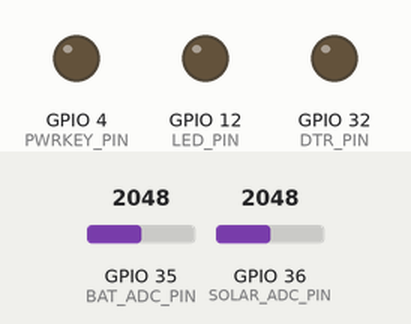
The sketch below on a simulated ESP32. Parts: output pins drawn as LEDs (lit = HIGH). The test bench sets the inputs (shaded band); at power-on: GPIO 35 (BAT_ADC_PIN) = 2048, GPIO 36 (SOLAR_ADC_PIN) = 2048 (analog values on the 0–4095 scale). No MQTT or app messages arrive unless stated; nothing arrives over Bluetooth unless stated; what the sketch prints to the serial monitor is not drawn.

Above: at 0.0 s.
At 3.6 s:
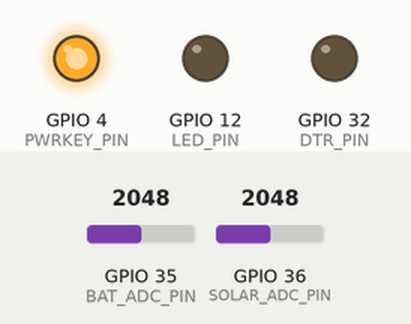
At 10.19 s:
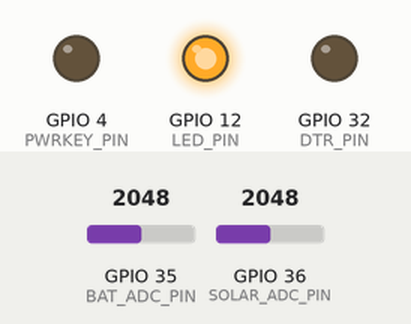
Timing chart, 0 to 11.8 s (numbered marks = the images above):
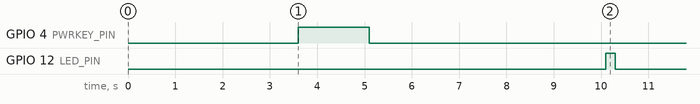

Measured:
- by itself, GPIO 4 (PWRKEY_PIN): LOW → HIGH at 3.6 s, → LOW 1.5 s later
- by itself, GPIO 12 (LED_PIN): LOW → HIGH at 10.1 s, → LOW 0.20 s later

The sketch:

phase2-bt.ino
```cpp
// Phase 2 — sleep/wake skeleton
//
// One complete tracker cycle, then deep sleep:
//   wake (RTC timer) → read battery → power modem ON → network → GPS fix
//   → MQTT publish → power modem OFF → deep sleep
//
// No modem.restart(): the modem is powered up via PWRKEY at cycle start
// and powered down via AT+CPOF at cycle end, so between cycles both the
// ESP32 (deep sleep, ~µA) and the modem (power off, ~µA) draw almost nothing.
//
// Libraries: TinyGSM, PubSubClient

#define TINY_GSM_MODEM_SIM7600
#include <TinyGsmClient.h>
#include <PubSubClient.h>
#include <BluetoothSerial.h>

// On-battery debug: mirror logs over Bluetooth SPP ("bike-01-debug")
BluetoothSerial btLog;

void logln(const String &s) { Serial.println(s); btLog.println(s); }
void logf(const char *fmt, ...) {
  char buf[256];
  va_list args; va_start(args, fmt);
  vsnprintf(buf, sizeof(buf), fmt, args);
  va_end(args);
  Serial.print(buf); btLog.print(buf);
}

// ── Pins (LilyGO T-SIM7600G-H, per LilyGo-Modem-Series utilities.h) ──
#define PWRKEY_PIN     4    // NPN driver: HIGH = PWRKEY low (≥100ms on, ≥2.5s off)
#define MODEM_TX_PIN  27    // ESP32 TX → modem RXD (via DIP switch 1)
#define MODEM_RX_PIN  26    // ESP32 RX ← modem TXD (via DIP switch 2)
#define DTR_PIN       32    // hold LOW so modem stays awake (not in UART sleep)
#define STATUS_PIN    34    // modem STATUS via level shifter powered by the modem's
                            // 1.8V rail: HIGH = on, FLOATING (not LOW) when off
#define BAT_ADC_PIN   35    // VBAT through 100K/100K divider → ×2
#define SOLAR_ADC_PIN 36    // solar input through 100K/100K divider → ×2
#define LED_PIN       12

// ── Network config ───────────────────────────────────────
const char APN[]  = "orangeworld";
const char USER[] = "orange";
const char PASS[] = "orange";

// ── MQTT (bench broker — test.mosquitto.org unreachable from this LAN) ──
const char MQTT_HOST[] = "broker.emqx.io";
const int  MQTT_PORT   = 1883;
const char DEVICE_ID[] = "bike-01";

// ── Tunables (these become backend-configurable in Phase 3) ──
uint32_t reportIntervalS = 1800;   // production value; bench tests override below
#define GPS_TIMEOUT_MS   60000UL   // max wait for a GPS fix
#define CYCLE_DEADLINE_MS 240000UL // hard cap on the whole active window
#define FW_VERSION       "0.2.0"

// Bench test override: 90s cycles. MUST be removed before deployment.
#define BENCH_TEST_INTERVAL_S 90

// DEBUG: never enter deep sleep (board stays awake, serial/BT stay usable).
// Remove before deployment!
#define DEBUG_NO_SLEEP

HardwareSerial modemSerial(1);
TinyGsm        modem(modemSerial);
TinyGsmClient  gsmClient(modem);
PubSubClient   mqtt(gsmClient);

uint32_t cycleStart;
bool deadlineExceeded() { return millis() - cycleStart > CYCLE_DEADLINE_MS; }

// ── Battery ──────────────────────────────────────────────
// Li-ion OCV → percent, rough but good enough for alerts.
int battPercent(float v) {
  if (v >= 4.20) return 100;
  if (v >= 4.06) return 90;
  if (v >= 3.98) return 80;
  if (v >= 3.92) return 70;
  if (v >= 3.87) return 60;
  if (v >= 3.82) return 50;
  if (v >= 3.79) return 40;
  if (v >= 3.77) return 30;
  if (v >= 3.74) return 20;
  if (v >= 3.68) return 10;
  if (v >= 3.45) return 5;
  return 0;
}

float readVolts(int pin) {
  return analogReadMilliVolts(pin) * 2.0 / 1000.0;   // 100K/100K divider
}

// ── Modem power control ─────────────────────────────────
bool modemIsOn = false;   // only trust power-off when we saw it come up

bool modemPowerOn() {
  pinMode(DTR_PIN, OUTPUT);
  digitalWrite(DTR_PIN, LOW);          // keep modem awake (no UART sleep)
  pinMode(STATUS_PIN, INPUT);

  // Already running? (ESP32 reset while the modem kept power, DIP 4 auto-on)
  if (modem.testAT(2000)) {
    modemIsOn = true;
    logln("[PWR] modem already on");
    return true;
  }

  // SIM7600: PWRKEY low ≥100 ms powers on, low ≥2.5 s powers off — so a
  // 1 s pulse is always an ON command, never a shutdown.
  for (int attempt = 1; attempt <= 2; attempt++) {
    logf("[PWR] PWRKEY pulse #%d, batt=%.2f V\n", attempt, readVolts(BAT_ADC_PIN));
    digitalWrite(PWRKEY_PIN, HIGH);    // NPN pulls PWRKEY low
    delay(1000);
    digitalWrite(PWRKEY_PIN, LOW);

    uint32_t t0 = millis();
    while (millis() - t0 < 30000) {    // power-on → AT ready takes ~10-20 s
      if (modem.testAT(5000)) {
        modemIsOn = true;
        logf("[PWR] modem up %lus after pulse #%d\n", (millis() - t0) / 1000, attempt);
        return true;
      }
      logf("[PWR] t+%lus status=%d batt=%.2f V\n", (millis() - t0) / 1000,
           digitalRead(STATUS_PIN), readVolts(BAT_ADC_PIN));
    }
  }

  logf("[PWR] modem did not power on\n");
  return false;
}

void modemPowerOff() {
  if (!modemIsOn) {                    // modem never came up — don't poke it
    Serial.println("[PWR] modem never powered on, skipping power-off");
    return;
  }
  modem.gprsDisconnect();
  modem.poweroff();                    // AT+CPOF
  delay(3000);
  modemIsOn = !modem.testAT() ? false : true;
  if (modemIsOn) {                     // fallback: hardware power toggle
    Serial.println("[PWR] CPOF failed, forcing PWRKEY pulse");
    digitalWrite(PWRKEY_PIN, HIGH); delay(1500); digitalWrite(PWRKEY_PIN, LOW);
    delay(5000);
    modemIsOn = modem.testAT();
  }
  Serial.println(modemIsOn ? "[PWR] modem FAILED to power off!" : "[PWR] modem OFF");
}

// ── GPS ──────────────────────────────────────────────────
bool getGpsFix(float &lat, float &lon, float &acc, uint32_t timeoutMs) {
  modem.enableGPS();
  uint32_t t0 = millis();
  while (millis() - t0 < timeoutMs) {
    if (deadlineExceeded()) break;
    float speed, alt, accuracy;
    int vsat, usat, year, month, day, hour, min, sec;
    if (modem.getGPS(&lat, &lon, &speed, &alt, &vsat, &usat, &accuracy,
                     &year, &month, &day, &hour, &min, &sec)) {
      acc = accuracy;
      modem.disableGPS();
      return true;
    }
    delay(2000);
  }
  modem.disableGPS();
  return false;
}

// ── One full cycle ───────────────────────────────────────
void setup() {
  Serial.begin(115200);
  btLog.begin("bike-01-debug");  // pair from the PC to watch logs on battery
  delay(500);
  analogReadResolution(12);

  pinMode(PWRKEY_PIN, OUTPUT);
  digitalWrite(PWRKEY_PIN, LOW);       // NPN off → PWRKEY released
  pinMode(LED_PIN, OUTPUT);
  modemSerial.begin(115200, SERIAL_8N1, MODEM_RX_PIN, MODEM_TX_PIN);

  cycleStart = millis();
  esp_sleep_wakeup_cause_t cause = esp_sleep_get_wakeup_cause();
  logf("\n[BOOT] wakeup cause %d, build %s %s\n", cause, __DATE__, __TIME__);
#ifdef BENCH_TEST_INTERVAL_S
  reportIntervalS = BENCH_TEST_INTERVAL_S;   // bench override
#endif

  // Battery BEFORE powering the modem (resting voltage, no TX sag)
  float battV = readVolts(BAT_ADC_PIN);
  float solarV = readVolts(SOLAR_ADC_PIN);
  logf("[BAT] %.2f V (%d%%)  solar %.2f V\n", battV, battPercent(battV), solarV);

  const char *reason = "timer";
  const char *mode   = "normal";
  uint32_t sleepS = reportIntervalS;
  bool skipGps = false;
  bool lastGasp = false;

  // DEBUG build: tag the report so bench publishes are recognisable.
#ifdef DEBUG_NO_SLEEP
  logln("[DEBUG] debug build: no deep sleep, reason=debug");
  reason = "debug";
#endif

  // Battery policy: protect the cell, but never die silently.
  // With USB VBUS present the battery is switched off the ADC node (Q7), which
  // then reads ~0.28 V — that's "on USB", not a flat cell.
  if (battV < 1.0) {
    logln("[BAT] no reading (USB powered) — battery policy skipped");
  } else if (battV < 3.30) {
    skipGps = true; lastGasp = true;
    sleepS = 6 * 3600;                          // hibernate between last gasps
    logln("[BAT] CRITICAL — last-gasp report, then 6h sleep");
  } else if (battV < 3.50) {
    skipGps = true;                             // low: report without GPS
    logln("[BAT] LOW — skipping GPS this cycle");
  }

  bool networkOk = false, gpsOk = false, published = false;
  float lat = 0, lon = 0, acc = 0;

  if (modemPowerOn()) {
    if (!modem.init()) logln("[PWR] modem.init() failed (SIM not ready?)");
    logln("[PWR] modem: " + modem.getModemInfo());
    logln("[NET] waiting for network...");
    if (modem.waitForNetwork(min(60000UL, CYCLE_DEADLINE_MS - (millis() - cycleStart)))) {
      networkOk = true;
      logln("[NET] ok, signal: " + String(modem.getSignalQuality()));

      if (modem.gprsConnect(APN, USER, PASS)) {
        logln("[NET] GPRS ok, IP: " + modem.localIP().toString());

        if (!skipGps && !deadlineExceeded()) {
          logln("[GPS] waiting for fix...");
          gpsOk = getGpsFix(lat, lon, acc, GPS_TIMEOUT_MS);
          logln(gpsOk
            ? "[GPS] fix: " + String(lat, 6) + ", " + String(lon, 6) + " (acc " + String(acc, 0) + "m)"
            : "[GPS] no fix (timeout)");
        }

        if (!deadlineExceeded()) {
          mqtt.setServer(MQTT_HOST, MQTT_PORT);
          mqtt.setSocketTimeout(15);
          if (mqtt.connect(DEVICE_ID)) {
            String payload =
              String("{\"lat\":")    + (gpsOk ? String(lat, 6) : "null") +
              ",\"lon\":"            + (gpsOk ? String(lon, 6) : "null") +
              ",\"acc_m\":"          + (gpsOk ? String(acc, 0) : "null") +
              ",\"batt_v\":"         + String(battV, 2) +
              ",\"batt_pct\":"       + String(battPercent(battV)) +
              ",\"solar_v\":"        + String(solarV, 2) +
              ",\"signal\":"         + String(modem.getSignalQuality()) +
              ",\"mode\":\""         + String(mode) + "\"" +
              ",\"reason\":\""       + String(reason) + "\"" +
              ",\"last_gasp\":"      + (lastGasp ? "true" : "false") +
              ",\"fw\":\""           + FW_VERSION + "\"}";
            String topic = String("devices/") + DEVICE_ID + "/telemetry";
            published = mqtt.publish(topic.c_str(), payload.c_str());
            logln(published ? "[MQTT] published: " + payload
                                     : "[MQTT] publish failed");
            mqtt.disconnect();
          } else {
            logln("[MQTT] connect failed, state " + String(mqtt.state()));
          }
        }
      } else {
        logln("[NET] GPRS failed");
      }
    } else {
      logln("[NET] no network");
    }
  } else {
    logln("[PWR] modem did not power on!");
  }

  logf("[CYCLE] net=%d gps=%d pub=%d — sleeping %us\n",
                networkOk, gpsOk, published, sleepS);
  modemPowerOff();

  digitalWrite(LED_PIN, published ? HIGH : LOW);
  delay(published ? 200 : 1200);
  digitalWrite(LED_PIN, LOW);

  logf("[SLEEP] deep sleep for %us\n", sleepS);
  Serial.flush(); btLog.flush(); delay(300);
#ifdef DEBUG_NO_SLEEP
  logf("[DEBUG] sleep SKIPPED (debug mode). Batt now: %.2f V, solar %.2f V\n",
       readVolts(BAT_ADC_PIN), readVolts(SOLAR_ADC_PIN));
  // Debug idle: stream battery readings, keep serial/BT alive, then restart
  // to run the next cycle (stands in for the deep-sleep timer wake).
  uint32_t idleStart = millis();
  while (millis() - idleStart < sleepS * 1000UL) {
    static uint32_t last = 0;
    if (millis() - last > 5000) {
      last = millis();
      logf("[DBG] batt %.2f V | solar %.2f V\n",
           readVolts(BAT_ADC_PIN), readVolts(SOLAR_ADC_PIN));
    }
    delay(200);
  }
  logln("[DEBUG] restarting for next cycle");
  Serial.flush(); btLog.flush(); delay(300);
  esp_restart();
#else
  btLog.end();
  esp_sleep_enable_timer_wakeup((uint64_t)sleepS * 1000000ULL);
  esp_deep_sleep_start();   // never returns; wake re-enters setup()
#endif
}

void loop() {}
```
